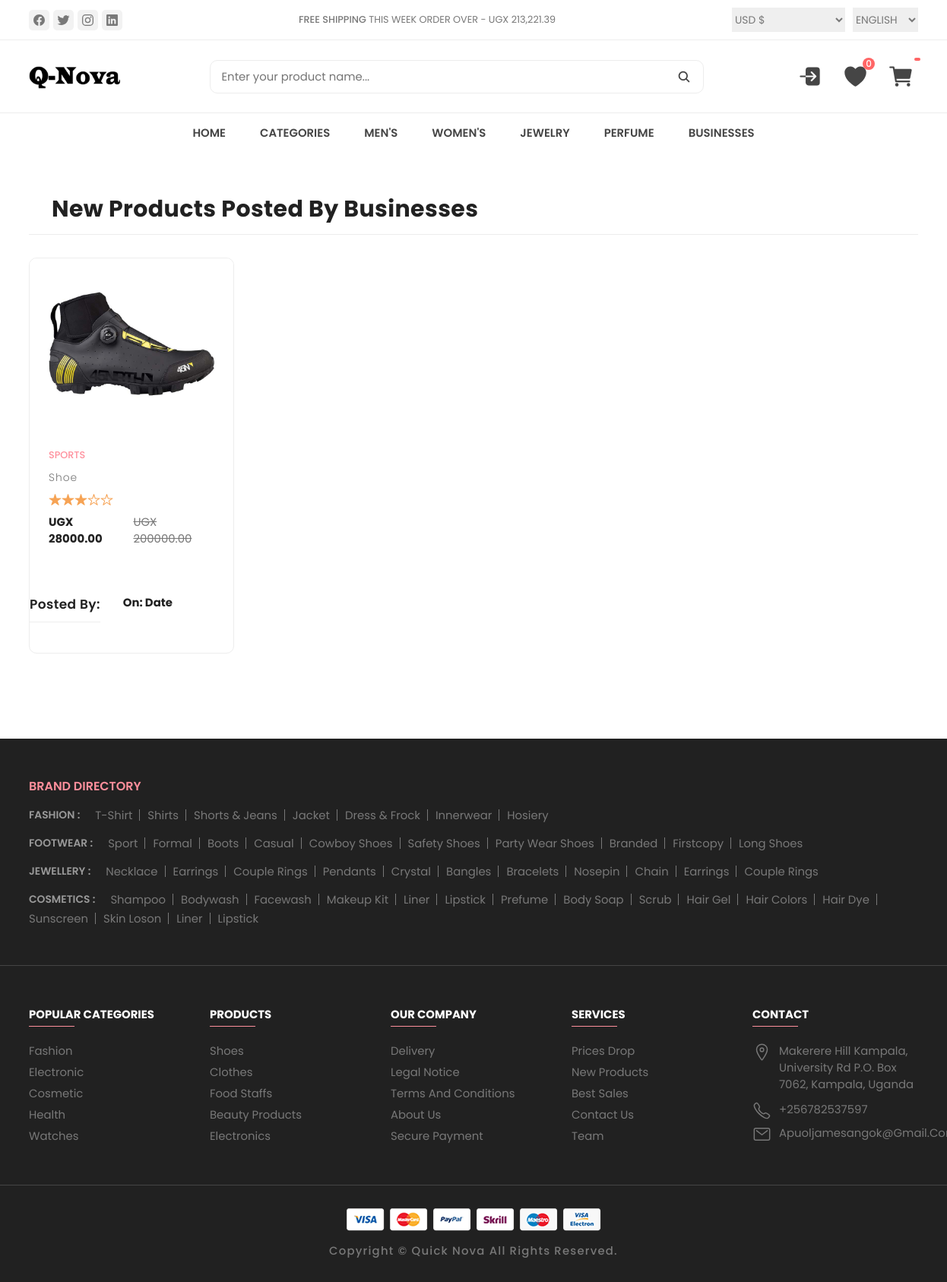
The app's page /business/, older data.
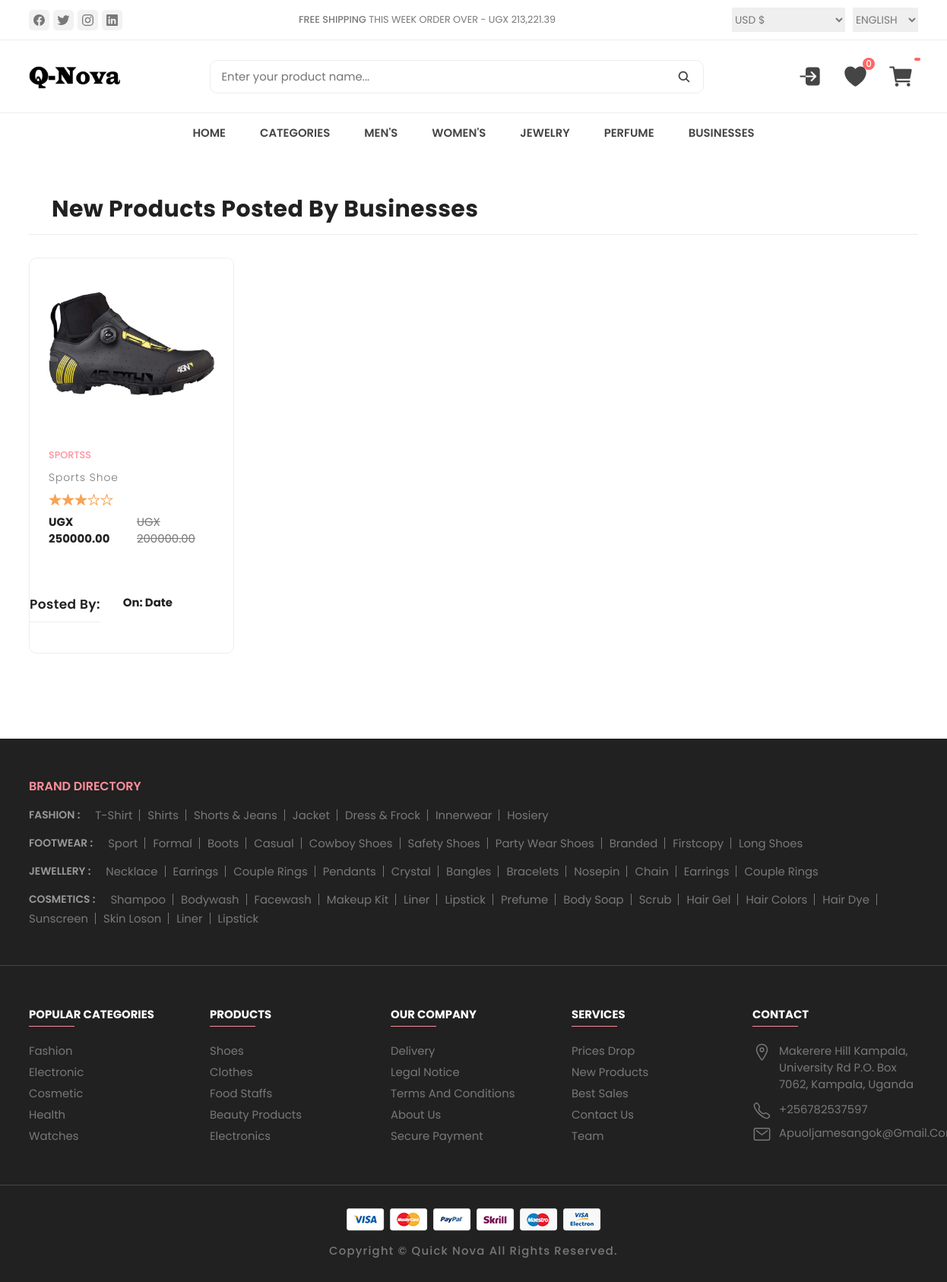
The same page, newer data.
### home/models.py (models this page shows, shortened)
class Produk(models.Model):
    name=models.CharField(max_length=200)
    price=models.DecimalField(default=0,decimal_places=2, max_digits=16)
    Category=models.ForeignKey(Category, on_delete=models.CASCADE, default=1)
    description=models.CharField(max_length=500, default='', blank=True, null=True)
    image1=models.ImageField(upload_to='uploads/produks/')
    image2=models.ImageField(upload_to='uploads/produks/', blank=True, null=True)
    is_sale = models.BooleanField(default=False)
    sale_price = models.DecimalField(default=0,decimal_places=2, max_digits=16)
    digital=models.BooleanField(default=False, null=True, blank=False)

class Category(models.Model):
    name=models.CharField(max_length=50)
    def __str__(self):
        return self.name
    class Meta:
        verbose_name_plural = 'categories'

### home/views.py (the view)
# urls.py: path('business/', views.business, name='business'),
def business(request):
        produks = Produk.objects.all()
        return render(request, 'business.html',{'produks': produks,})

### templates/business.html (shortened to what this page needs)
{% extends 'base.html'%}
{%block content%}
<br></br>
<main>
    <div class="product-container"  >
        <div class="container">
       <div class="product-main">
          <h1 class="title" style="display: flex;  padding-left: 30px; font-size: 30px"><b>New Products Posted by Businesses</b></h1>
        <div class="product-grid" style="">
                {%for produk in produks%}
                {% if produk.is_sale %}
                <div class="showcase">
                     <div class="showcase-banner">
                            <img src="{{produk.image1.url}}"alt="Mens Winter Leathers Jackets" width="300" class="product-img default">
                       </div>
                        <div class="showcase-content">
                            <a href="#" class="showcase-category">{{produk.Category}}</a>
                            <a href="{% url 'produk' produk.id%}">
                                <h3 class="showcase-title">{{produk.name}}</h3>
                            </a>
                            <div class="showcase-rating">
                                <ion-icon name="star"></ion-icon>
                                <ion-icon name="star"></ion-icon>
                                <ion-icon name="star"></ion-icon>
                                <ion-icon name="star-outline"></ion-icon>
                                <ion-icon name="star-outline"></ion-icon>
                            </div>
                            <div class="price-box">
                                <p class="price">UGX  {{produk.sale_price}}</p>
                                <del>UGX  {{produk.price}}</del>
                            </div>
                        </div>
                        <div class="price-box" style="display: flex;">
                            <p class="title">
                                Posted by:  <a href="#"><h2 style="color:hsl(353, 100%, 78%); display:block">{{ vendor.store_name }}</h2></a>
                            </p>
                            <p class="price">On: Date</p>
                        </div>
                </div>
                {%endif%}
                {% endfor %}
        </div>
    </div>
    </div>
 </div>
</main>
<br></br>
{%endblock%}

### templates/base.html (shortened to what this page needs)
{% load static %}
<html lang="en">
<head>
  <link rel="stylesheet" href="{% static 'assets/css/style-prefix.css' %}">
</head>
<body>
{% include 'navbar.html' %}
{% block content %}
{% endblock  %}
  <footer>
    <div class="footer-category">
      <div class="container">
        <h2 class="footer-category-title">Brand directory</h2>
        <div class="footer-category-box">
          <h3 class="category-box-title">Fashion :</h3>
          <a href="#" class="footer-category-link">T-shirt</a>
          <a href="#" class="footer-category-link">Shirts</a>
          <a href="#" class="footer-category-link">shorts & jeans</a>
          <a href="#" class="footer-category-link">jacket</a>
          <a href="#" class="footer-category-link">dress & frock</a>
          <a href="#" class="footer-category-link">innerwear</a>
          <a href="#" class="footer-category-link">hosiery</a>
        </div>
        <div class="footer-category-box">
          <h3 class="category-box-title">footwear :</h3>
          <a href="#" class="footer-category-link">sport</a>
          <a href="#" class="footer-category-link">formal</a>
          <a href="#" class="footer-category-link">Boots</a>
          <a href="#" class="footer-category-link">casual</a>
          <a href="#" class="footer-category-link">cowboy shoes</a>
          <a href="#" class="footer-category-link">safety shoes</a>
          <a href="#" class="footer-category-link">Party wear shoes</a>
          <a href="#" class="footer-category-link">Branded</a>
          <a href="#" class="footer-category-link">Firstcopy</a>
          <a href="#" class="footer-category-link">Long shoes</a>
        </div>
        <div class="footer-category-box">
          <h3 class="category-box-title">jewellery :</h3>
          <a href="#" class="footer-category-link">Necklace</a>
          <a href="#" class="footer-category-link">Earrings</a>
          <a href="#" class="footer-category-link">Couple rings</a>
          <a href="#" class="footer-category-link">Pendants</a>
          <a href="#" class="footer-category-link">Crystal</a>
          <a href="#" class="footer-category-link">Bangles</a>
          <a href="#" class="footer-category-link">bracelets</a>
          <a href="#" class="footer-category-link">nosepin</a>
          <a href="#" class="footer-category-link">chain</a>
          <a href="#" class="footer-category-link">Earrings</a>
          <a href="#" class="footer-category-link">Couple rings</a>
        </div>
        <div class="footer-category-box">
          <h3 class="category-box-title">cosmetics :</h3>
          <a href="#" class="footer-category-link">Shampoo</a>
          <a href="#" class="footer-category-link">Bodywash</a>
          <a href="#" class="footer-category-link">Facewash</a>
          <a href="#" class="footer-category-link">makeup kit</a>
          <a href="#" class="footer-category-link">liner</a>
          <a href="#" class="footer-category-link">lipstick</a>
          <a href="#" class="footer-category-link">prefume</a>
          <a href="#" class="footer-category-link">Body soap</a>
          <a href="#" class="footer-category-link">scrub</a>
          <a href="#" class="footer-category-link">hair gel</a>
          <a href="#" class="footer-category-link">hair colors</a>
          <a href="#" class="footer-category-link">hair dye</a>
          <a href="#" class="footer-category-link">sunscreen</a>
          <a href="#" class="footer-category-link">skin loson</a>
          <a href="#" class="footer-category-link">liner</a>
          <a href="#" class="footer-category-link">lipstick</a>
        </div>
      </div>
    </div>
    <div class="footer-nav">
      <div class="container">
        <ul class="footer-nav-list">
          <li class="footer-nav-item">
            <h2 class="nav-title">Popular Categories</h2>
          </li>
          <li class="footer-nav-item">
            <a href="#" class="footer-nav-link">Fashion</a>
          </li>
          <li class="footer-nav-item">
            <a href="#" class="footer-nav-link">Electronic</a>
          </li>
          <li class="footer-nav-item">
            <a href="#" class="footer-nav-link">Cosmetic</a>
          </li>
          <li class="footer-nav-item">
            <a href="#" class="footer-nav-link">Health</a>
          </li>
          <li class="footer-nav-item">
            <a href="#" class="footer-nav-link">Watches</a>
          </li>
        </ul>
        <ul class="footer-nav-list">
          <li class="footer-nav-item">
            <h2 class="nav-title">Products</h2>
          </li>
          <li class="footer-nav-item">
            <a href="#" class="footer-nav-link">Shoes</a>
          </li>
          <li class="footer-nav-item">
            <a href="#" class="footer-nav-link">Clothes</a>
          </li>
          <li class="footer-nav-item">
            <a href="#" class="footer-nav-link">Food Staffs</a>
          </li>
          <li class="footer-nav-item">
            <a href="#" class="footer-nav-link">Beauty Products</a>
          </li>
          <li class="footer-nav-item">
            <a href="#" class="footer-nav-link">Electronics</a>
          </li>
        </ul>
        <ul class="footer-nav-list">
          <li class="footer-nav-item">
            <h2 class="nav-title">Our Company</h2>
          </li>
          <li class="footer-nav-item">
            <a href="#" class="footer-nav-link">Delivery</a>
          </li>
          <li class="footer-nav-item">
            <a href="terms and legal/legal.txt" class="footer-nav-link">Legal Notice</a>
          </li>
          <li class="footer-nav-item">
            <a href="{%url 'zzTandC'%}" class="footer-nav-link">Terms and conditions</a>
          </li>
          <li class="footer-nav-item">
            <a href="{%url 'about'%}" class="footer-nav-link">About us</a>
          </li>
          <li class="footer-nav-item">
            <a href="#" class="footer-nav-link">Secure payment</a>
          </li>
        </ul>
        <ul class="footer-nav-list">
          <li class="footer-nav-item">
            <h2 class="nav-title">Services</h2>
          </li>
          <li class="footer-nav-item">
            <a href="#" class="footer-nav-link">Prices drop</a>
          </li>
          <li class="footer-nav-item">
            <a href="#" class="footer-nav-link">New products</a>
          </li>
          <li class="footer-nav-item">
            <a href="#" class="footer-nav-link">Best sales</a>
          </li>
          <li class="footer-nav-item">
            <a href="#" class="footer-nav-link">Contact us</a>
          </li>
          <li class="footer-nav-item">
            <a href="Team.html" class="footer-nav-link">Team</a>
          </li>
        </ul>
        <ul class="footer-nav-list">
          <li class="footer-nav-item">
            <h2 class="nav-title">Contact</h2>
          </li>
          <li class="footer-nav-item flex">
            <div class="icon-box">
              <ion-icon name="location-outline"></ion-icon>
            </div>
            <address class="content">
              Makerere Hill Kampala, University Rd
              P.O. Box 7062, Kampala, Uganda
            </address>
          </li>
          <li class="footer-nav-item flex">
            <div class="icon-box">
              <ion-icon name="call-outline"></ion-icon>
            </div>
            <a href="tel:+256782537597" class="footer-nav-link">+256782537597</a>
          </li>
          <li class="footer-nav-item flex">
            <div class="icon-box">
              <ion-icon name="mail-outline"></ion-icon>
            </div>
            <a href="https://mail.google.com/" class="footer-nav-link">apuoljamesangok@gmail.com</a>
          </li>
        </ul>
      </div>
    </div>
    <div class="footer-bottom">
      <div class="container">
        <img src="{% static 'assets/images/payment.png'%}" alt="payment method" class="payment-img">
        <p class="copyright">
          Copyright &copy; <a href="{% url 'about'%}">Quick Nova</a> all rights reserved.
        </p>
      </div>
    </div>
  </footer>
</body>

### templates/navbar.html (shortened to what this page needs)
 {% load static %}
<header>
    <div class="header-top">
      <div class="container">
        <ul class="header-social-container">
          <li>
            <a href="#" class="social-link">
              <ion-icon name="logo-facebook"></ion-icon>
            </a>
          </li>
          <li>
            <a href="#" class="social-link">
              <ion-icon name="logo-twitter"></ion-icon>
            </a>
          </li>
          <li>
            <a href="#" class="social-link">
              <ion-icon name="logo-instagram"></ion-icon>
            </a>
          </li>
          <li>
            <a href="#" class="social-link">
              <ion-icon name="logo-linkedin"></ion-icon>
            </a>
          </li>
        </ul>
        <div class="header-alert-news">
          <p>
            <b>Free Shipping</b>
            This Week Order Over - UGX 213,221.39
          </p>
        </div>
        <div class="header-top-actions">
          <select name="currency">
            <option value="usd">USD &dollar;</option>
          </select>
          <select name="language">
            <option value="en-US">English</option>
          </select>
        </div>
      </div>
    </div>
    <div class="header-main">
      <div class="container">
        <a href="{%url 'Home'%}" class="header-logo">
          <img src="{% static 'assets/images/logo/logo.png'%}" alt="Quick Nova's logo" width="120" height="36">
        </a>
<form method="POST" action="{% url 'search' %}">
  <div class="header-search-container">
    <input type="text" name="searched" class="search-field" placeholder="Enter your product name..." style="width: 650px;">
    <button class="search-btn" type="submit">
      <ion-icon name="search"></ion-icon>
    </button>
  </div>
</form>
        <div class="header-user-actions">
    {% if user.is_authenticated %}
          <nav class="desktop-navigation-menu">
            <div class="container">
              <ul class="desktop-menu-category-list">
                <li class="menu-category">
                  <a href="{%url 'Home'%}" class="menu-title"><button class="action-btn">
                    <ion-icon name="create"></ion-icon>
                  </button></a>
                  <ul class="dropdown-list">
                    <li class="dropdown-item">
                      <a href="{%url 'update_user'%}">User profile</a>
                    </li>
                    <li class="dropdown-item">
                      <a href="{%url 'update_info'%}">User Info</a>
                    </li>
                    <li class="dropdown-item">
                      <a href="{%url 'vendorprof'%}">business Profile</a>
                    </li>
                </li>
            </div>
          </nav>
          <a href="{%url 'logout'%}">
            <button class="action-btn">
              <ion-icon name="log-out"></ion-icon>
            </button>
          </a>
    {% else %}
          <a href="{%url 'login'%}">
            <button class="action-btn">
              <ion-icon name="log-in"></ion-icon>
            </button>
          </a>
          {% endif %}
          <button class="action-btn">
            <ion-icon name="heart"  aria-label="Favorite"></ion-icon>
            <span class="count">0</span>
          </button>
          <a href="{%url 'cart'%}" >
             <button class="action-btn" >
              <ion-icon name="cart"></ion-icon>
              <span class="count" id="cart_total"> {{cartItems}}</span>
            </button>
         </a>
        </div>
      </div>
    </div>
    <nav class="desktop-navigation-menu">
      <div class="container">
        <ul class="desktop-menu-category-list">
          <li class="menu-category">
            <a href="{%url 'Home'%}" class="menu-title">Home</a>
          </li>
          <li class="menu-category">
            <a href="{%url 'Home'%}" class="menu-title">Categories</a>
          </li>
          <li class="menu-category">
            <a href="{%url 'category' 'Desktop'%}" class="menu-title">Men's</a>
          </li>
          <li class="menu-category">
            <a href="#" class="menu-title">Women's</a>
          </li>
          <li class="menu-category">
            <a href="#" class="menu-title">Jewelry</a>
          </li>
          <li class="menu-category">
            <a href="#" class="menu-title">Perfume</a>
          </li>
          <li class="menu-category">
            <a href="{%url 'business'%}" class="menu-title">Businesses</a>
          </li>
        </ul>
      </div>
    </nav>
  </header>

Row changes from the older to the newer data that the page shows:
removed Produk: image1 (picture), Category "SPORTS", name "Shoe", sale_price "28000.00", price "200000.00"
added Produk: image1 (picture), Category "SPORTSS", name "Sports Shoe", sale_price "250000.00", price "200000.00"
